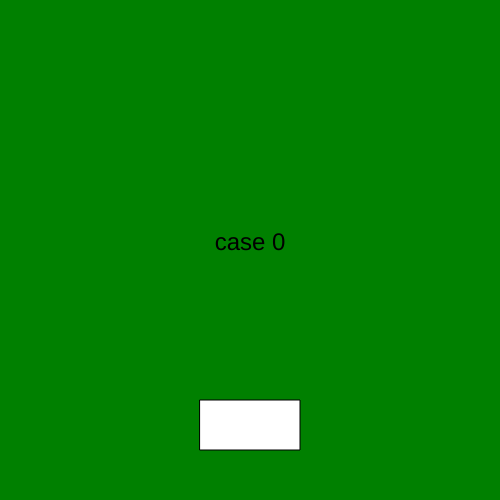
Frame 1 (no input)
Frame 60 (no input): identical to frame 1, image omitted
Frame 120 (the mouse pressed at the canvas centre since frame 60): identical to frame 1, image omitted

The p5.js sketch that drew this single still picture (run headless with seeded random() and noise() and a simulated clock; from frame 60 on, the mouse is pressed at the canvas centre):

// p5.js sketch
// ── sketch.js
let state = 0 ;

function setup() {
  createCanvas(500, 500);
  textAlign(CENTER) ;
  textSize(24) ;
}

function draw() {
  switch (state) {
    case 0:
      background('green');
      text("case 0", 250, 250);
      break;
    case 1:
      background('grey');
      text("case 1", 250, 250);
      break;
    case 2:
      background('pink');
      text("case 2", 250, 250);
      break;
  }
  rect(width/2-50, height-100, 100, 50) ;
}
function mouseReleased() {


if ((mouseX > width/2-50)&& (mouseX < width/2 + 50) && (mouseY > height-100) && (mouseY < height-100+50) ){
  state++ ;
  if (state > 2){
  state = 0 ;
  }
 }
}
